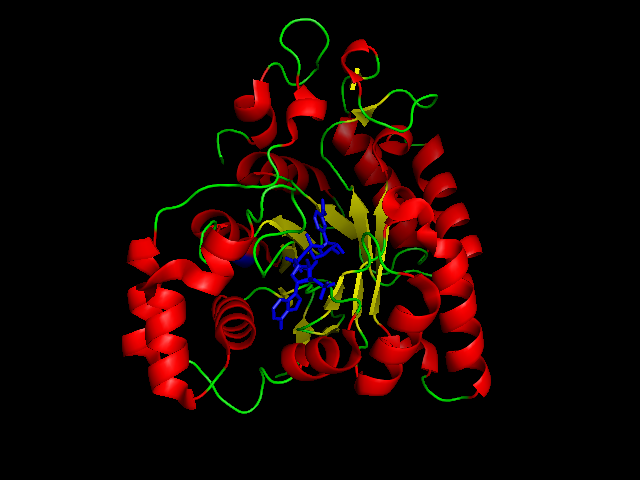
#> input picture Segmentacao_de_imagem/Alcohol-Dehydrogenase.png, 640 x 480 px
$ python Segmentacao.py
#> lines starting #> are read from the running program, lines starting #| are printed output that depends on the picture; after the words box and inside, x2 and y2 are one past the last pixel; in counts of white or black regions, pixels touching at a corner belong together
import cv2 as cv2
import numpy as np

def main():
    img = cv2.imread('Alcohol-Dehydrogenase.png')
#> img is the input picture: shape (480, 640, 3); mean B, G, R 1.5, 5.6, 21.4
    img = cv2.resize(img, (480, 550))
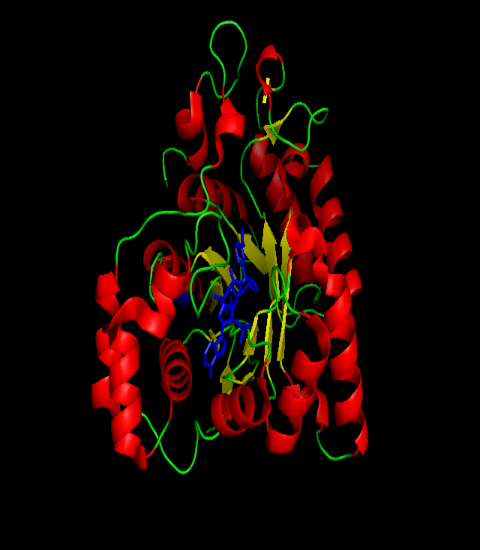
#> img: shape (550, 480, 3); mean B, G, R 1.5, 5.6, 21.3

    hsv = cv2.cvtColor(img, cv2.COLOR_BGR2HSV)
#> hsv: shape (550, 480, 3); mean H, S, V 3, 45.1, 25.1
    item = 1
    nome = ''
    for i in range(4):
        if item == 1:
            # vermelho
            nome = "Parte vermelha"
            lower = np.array([0, 0, 0])
            upper = np.array([20, 255, 255])
            blur = cv2.medianBlur(hsv, 1)
        if item == 2:
            # verde
            nome = "Parte verde"
            lower = np.array([50, 1, 1])
            upper = np.array([114, 255, 255])
            blur = cv2.medianBlur(hsv, 1)
        if item == 3:
            # blue
            nome = "Parte azul"
            lower = np.array([74, 0, 60])
            upper = np.array([170, 255, 250])
            blur = cv2.medianBlur(hsv, 1)
        if item == 4:
            # amarelo
            nome = "Parte amarelo"
            lower = np.array([10, 0, 0])
            upper = np.array([50, 255, 255])
            blur = cv2.medianBlur(hsv, 1)

        mask = cv2.inRange(blur, lower, upper)
        res = cv2.bitwise_and(img, img, mask=mask)
        cv2.imshow(nome, res)

        item += 1
#> this loop made 4 passes
#> pass 1, in main, `mask = cv2.inRange(blur, lower, upper)`:
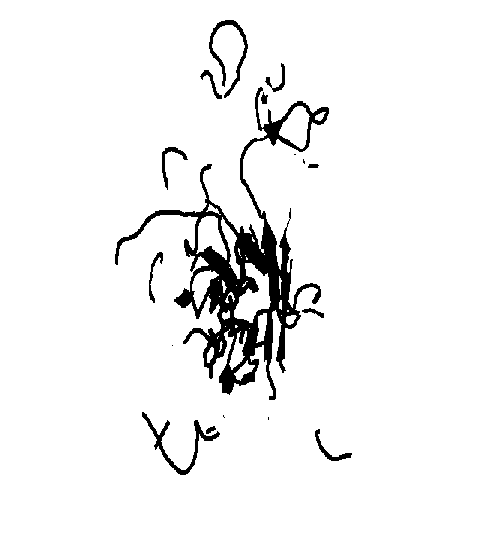
#> mask: shape (550, 480); 94.8% white; 17 black regions (5 under 20 px), largest, box (x1, y1, x2, y2) and area: (115, 87, 329, 400) 11337, (142, 412, 220, 475) 716, (209, 20, 248, 98) 610
#> pass 1, in main, `res = cv2.bitwise_and(img, img, mask=mask)`:
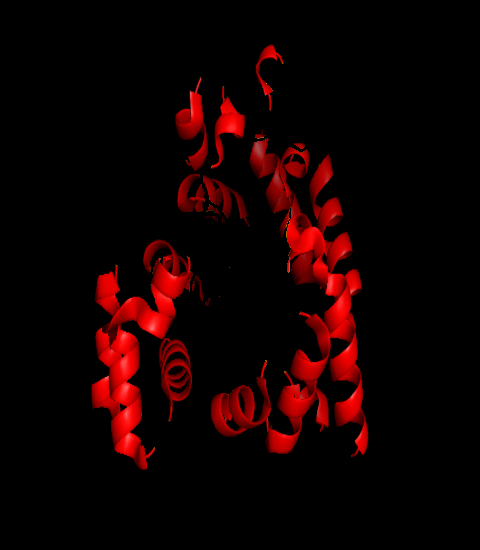
#> res: shape (550, 480, 3); mean B, G, R 0.4, 0.4, 19
#> pass 2, in main, `mask = cv2.inRange(blur, lower, upper)`:
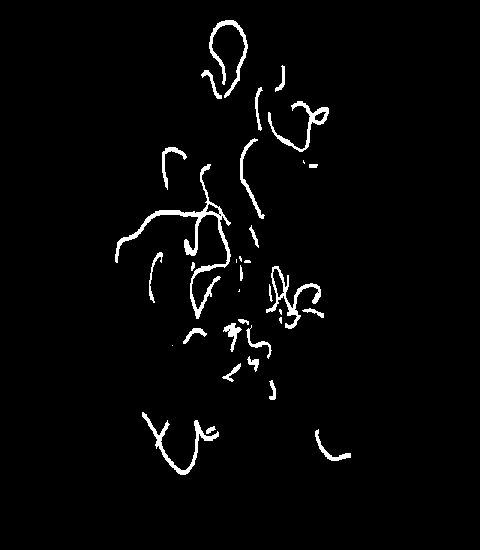
#> mask: shape (550, 480); 2.5% white; 34 white regions (8 under 20 px), largest, box (x1, y1, x2, y2) and area: (115, 164, 231, 319) 1637, (142, 412, 219, 475) 704, (266, 266, 321, 329) 679
#> pass 2, in main, `res = cv2.bitwise_and(img, img, mask=mask)`:
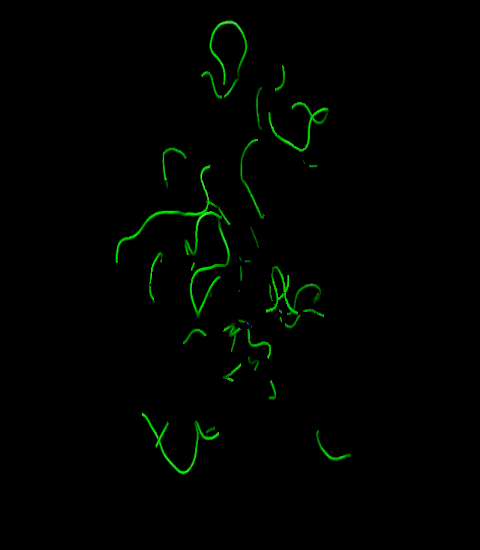
#> res: shape (550, 480, 3); mean B, G, R 0.1, 2.9, 0.1
#> after the loop, item = 5

    cv2.waitKey(0)
    cv2.destroyAllWindows()


if __name__ == '__main__':
    main()
